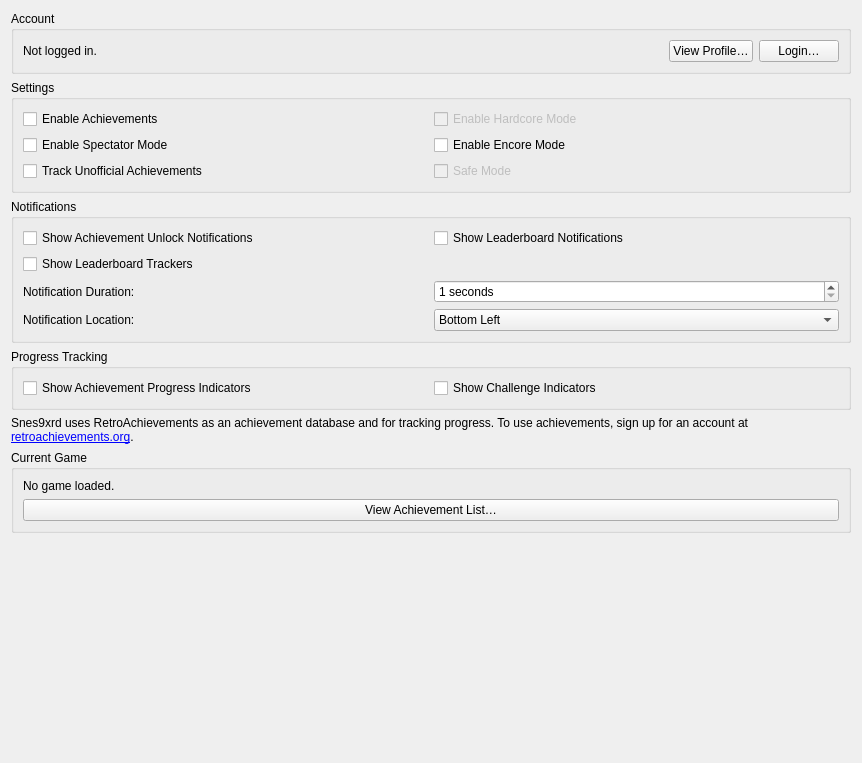
<?xml version="1.0" encoding="UTF-8"?>
<ui version="4.0">
 <class>AchievementsPanel</class>
 <widget class="QWidget" name="AchievementsPanel">
  <property name="geometry">
   <rect>
    <x>0</x>
    <y>0</y>
    <width>862</width>
    <height>763</height>
   </rect>
  </property>
  <property name="windowTitle">
   <string>Form</string>
  </property>
  <layout class="QVBoxLayout" name="verticalLayout">
   <item>
    <widget class="QGroupBox" name="groupBox_account">
     <property name="title">
      <string>Account</string>
     </property>
     <layout class="QHBoxLayout" name="horizontalLayout_account">
      <item>
       <widget class="QLabel" name="label_account_status">
        <property name="text">
         <string>Not logged in.</string>
        </property>
       </widget>
      </item>
      <item>
       <spacer name="horizontalSpacer_account">
        <property name="orientation">
         <enum>Qt::Horizontal</enum>
        </property>
        <property name="sizeHint" stdset="0">
         <size>
          <width>40</width>
          <height>20</height>
         </size>
        </property>
       </spacer>
      </item>
      <item>
       <widget class="QPushButton" name="pushButton_view_profile">
        <property name="text">
         <string>View Profile…</string>
        </property>
       </widget>
      </item>
      <item>
       <widget class="QPushButton" name="pushButton_login_logout">
        <property name="text">
         <string>Login…</string>
        </property>
       </widget>
      </item>
     </layout>
    </widget>
   </item>
   <item>
    <widget class="QGroupBox" name="groupBox_settings">
     <property name="title">
      <string>Settings</string>
     </property>
     <layout class="QGridLayout" name="gridLayout_settings">
      <item row="0" column="0">
       <widget class="QCheckBox" name="checkBox_enable_achievements">
        <property name="text">
         <string>Enable Achievements</string>
        </property>
        <property name="whatsThis">
         <string>Enables RetroAchievements tracking for the running game. When off, no achievement data is sent or tracked.</string>
        </property>
       </widget>
      </item>
      <item row="0" column="1">
       <widget class="QCheckBox" name="checkBox_enable_hardcore">
        <property name="enabled">
         <bool>false</bool>
        </property>
        <property name="text">
         <string>Enable Hardcore Mode</string>
        </property>
        <property name="whatsThis">
         <string>Not yet available -- hardcore mode requires disabling rewind, cheats, save states, and netplay resync while active, which hasn't been implemented yet.</string>
        </property>
       </widget>
      </item>
      <item row="1" column="0">
       <widget class="QCheckBox" name="checkBox_enable_spectator">
        <property name="text">
         <string>Enable Spectator Mode</string>
        </property>
        <property name="whatsThis">
         <string>Achievement unlocks and leaderboard submissions are tracked locally but never sent to the server.</string>
        </property>
       </widget>
      </item>
      <item row="1" column="1">
       <widget class="QCheckBox" name="checkBox_enable_encore">
        <property name="text">
         <string>Enable Encore Mode</string>
        </property>
        <property name="whatsThis">
         <string>Re-awards already-unlocked achievements when their conditions are met again. Takes effect the next time a game is loaded.</string>
        </property>
       </widget>
      </item>
      <item row="2" column="0">
       <widget class="QCheckBox" name="checkBox_track_unofficial">
        <property name="text">
         <string>Track Unofficial Achievements</string>
        </property>
        <property name="whatsThis">
         <string>Includes unofficial/in-development achievements. Takes effect the next time a game is loaded.</string>
        </property>
       </widget>
      </item>
      <item row="2" column="1">
       <widget class="QCheckBox" name="checkBox_safe_mode">
        <property name="enabled">
         <bool>false</bool>
        </property>
        <property name="text">
         <string>Safe Mode</string>
        </property>
        <property name="whatsThis">
         <string>Not yet available -- Safe Mode only matters once Hardcore Mode is implemented (it forces hardcore-safe settings without disabling achievements entirely).</string>
        </property>
       </widget>
      </item>
     </layout>
    </widget>
   </item>
   <item>
    <widget class="QGroupBox" name="groupBox_notifications">
     <property name="title">
      <string>Notifications</string>
     </property>
     <layout class="QGridLayout" name="gridLayout_notifications">
      <item row="0" column="0">
       <widget class="QCheckBox" name="checkBox_show_notifications">
        <property name="text">
         <string>Show Achievement Unlock Notifications</string>
        </property>
        <property name="whatsThis">
         <string>Shows an on-screen message when an achievement unlocks or a game is completed.</string>
        </property>
       </widget>
      </item>
      <item row="0" column="1">
       <widget class="QCheckBox" name="checkBox_show_leaderboard_notifications">
        <property name="text">
         <string>Show Leaderboard Notifications</string>
        </property>
        <property name="whatsThis">
         <string>Shows an on-screen message when a leaderboard attempt starts, fails, or is submitted.</string>
        </property>
       </widget>
      </item>
      <item row="1" column="0">
       <widget class="QCheckBox" name="checkBox_show_leaderboard_trackers">
        <property name="text">
         <string>Show Leaderboard Trackers</string>
        </property>
        <property name="whatsThis">
         <string>Shows an on-screen message with the live value (e.g. a running time) of the current leaderboard attempt.</string>
        </property>
       </widget>
      </item>
      <item row="2" column="0">
       <widget class="QLabel" name="label_notification_duration">
        <property name="text">
         <string>Notification Duration:</string>
        </property>
       </widget>
      </item>
      <item row="2" column="1">
       <widget class="QSpinBox" name="spinBox_notification_duration">
        <property name="minimum">
         <number>1</number>
        </property>
        <property name="maximum">
         <number>30</number>
        </property>
        <property name="suffix">
         <string> seconds</string>
        </property>
        <property name="whatsThis">
         <string>How long achievement/leaderboard notifications and progress/challenge indicators stay on screen.</string>
        </property>
       </widget>
      </item>
      <item row="3" column="0">
       <widget class="QLabel" name="label_notification_location">
        <property name="text">
         <string>Notification Location:</string>
        </property>
       </widget>
      </item>
      <item row="3" column="1">
       <widget class="QComboBox" name="comboBox_notification_location">
        <property name="whatsThis">
         <string>Where achievement/leaderboard notifications and progress/challenge indicators appear on screen. Snes9x has a single notification line, shared by all of these, unlike DuckStation's separate overlays -- so this one setting controls all of them.</string>
        </property>
        <item>
         <property name="text">
          <string>Bottom Left</string>
         </property>
        </item>
        <item>
         <property name="text">
          <string>Bottom Right</string>
         </property>
        </item>
        <item>
         <property name="text">
          <string>Top Left</string>
         </property>
        </item>
        <item>
         <property name="text">
          <string>Top Right</string>
         </property>
        </item>
       </widget>
      </item>
     </layout>
    </widget>
   </item>
   <item>
    <widget class="QGroupBox" name="groupBox_progress_tracking">
     <property name="title">
      <string>Progress Tracking</string>
     </property>
     <layout class="QGridLayout" name="gridLayout_progress_tracking">
      <item row="0" column="0">
       <widget class="QCheckBox" name="checkBox_show_progress_indicators">
        <property name="text">
         <string>Show Achievement Progress Indicators</string>
        </property>
        <property name="whatsThis">
         <string>Shows an on-screen message with the current progress (e.g. "4/10") toward achievements that track a measured value.</string>
        </property>
       </widget>
      </item>
      <item row="0" column="1">
       <widget class="QCheckBox" name="checkBox_show_challenge_indicators">
        <property name="text">
         <string>Show Challenge Indicators</string>
        </property>
        <property name="whatsThis">
         <string>Shows an on-screen message when an active challenge (an achievement being attempted right now) starts.</string>
        </property>
       </widget>
      </item>
     </layout>
    </widget>
   </item>
   <item>
    <widget class="QLabel" name="label_info_banner">
     <property name="text">
      <string>Snes9xrd uses RetroAchievements as an achievement database and for tracking progress. To use achievements, sign up for an account at &lt;a href="https://retroachievements.org/"&gt;retroachievements.org&lt;/a&gt;.</string>
     </property>
     <property name="wordWrap">
      <bool>true</bool>
     </property>
     <property name="openExternalLinks">
      <bool>true</bool>
     </property>
    </widget>
   </item>
   <item>
    <widget class="QGroupBox" name="groupBox_game">
     <property name="title">
      <string>Current Game</string>
     </property>
     <layout class="QVBoxLayout" name="verticalLayout_game">
      <item>
       <widget class="QLabel" name="label_game_summary">
        <property name="text">
         <string>No game loaded.</string>
        </property>
       </widget>
      </item>
      <item>
       <widget class="QPushButton" name="pushButton_view_list">
        <property name="text">
         <string>View Achievement List…</string>
        </property>
       </widget>
      </item>
     </layout>
    </widget>
   </item>
   <item>
    <spacer name="verticalSpacer">
     <property name="orientation">
      <enum>Qt::Vertical</enum>
     </property>
     <property name="sizeHint" stdset="0">
      <size>
       <width>20</width>
       <height>40</height>
      </size>
     </property>
    </spacer>
   </item>
  </layout>
 </widget>
 <resources/>
 <connections/>
</ui>
